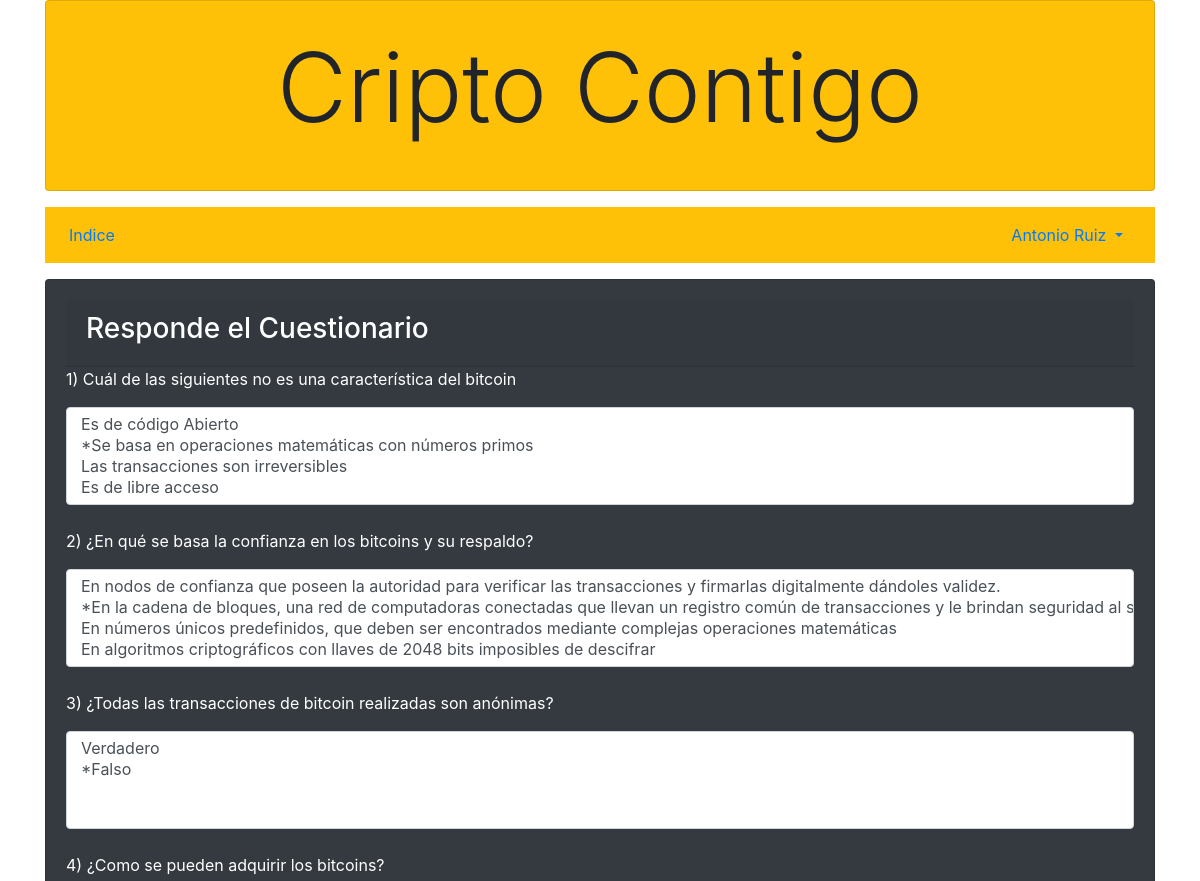
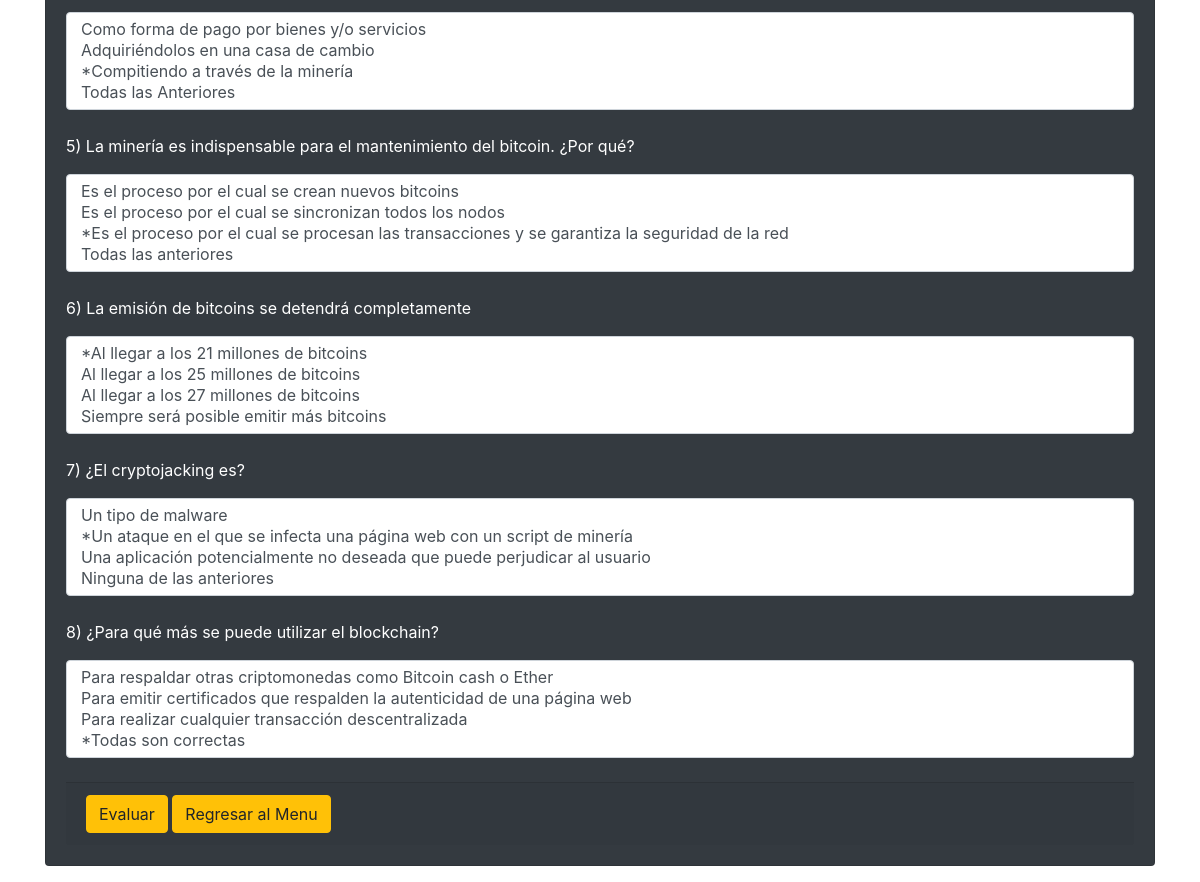
The page /evaluacion.php (signed in) on the database its author committed (2 pictures, top to bottom).
### tables this page shows
CREATE TABLE `cuestionario` (
  `idpregunta` int(11) NOT NULL,
  `pregunta` text NOT NULL,
  `respuesta1` text NOT NULL,
  `respuesta2` text NOT NULL,
  `respuesta3` text NOT NULL,
  `respuesta4` text NOT NULL,
  `correcta` int(11) NOT NULL
);

### evaluacion.php (the view, shortened to what this page needs)
    <?php include 'encabezado.php'; ?>
    <?php include 'usuario.php'; ?>
    <?php
      $base=getPDO();
    ?>
    <div class="card bg-dark mb-3">
      <div class="card-body text-white">
        <div class="card-header"><h3>Responde el Cuestionario</h3></div>
         <form action='evaluacion.php' method='POST'>
            <?php
              $conexion = $base->query("SELECT * FROM cuestionario");
              $registros = $conexion->fetchAll(PDO::FETCH_OBJ);
              $lineas=1;
              foreach($registros as $preguntas):?>
                  <p><?php echo $preguntas->pregunta?></p>
                  <select class="custom-select" size="4" id="pregunta1" name="<?php echo 'respuesta'.$lineas?>">
                      <option value="1"><?php echo $preguntas->respuesta1?></option>
                      <option value="2"><?php echo $preguntas->respuesta2?></option>
                      <option value="3"><?php echo $preguntas->respuesta3?></option>
                      <option value="4"><?php echo $preguntas->respuesta4?></option>
                  </select>
                  <input type="hidden" id="idpregunta1" name="<?php echo 'idpregunta'.$lineas++?>" value="<?php echo $preguntas->idpregunta?>">
                  <br><br>
              <?php endforeach;
          ?>
        <div class="card-footer">
            <button class="btn btn-warning" name='guardar' value='guardar'>Evaluar </button>
            <a class="btn btn-warning" href="menu.php">Regresar al Menu</a>
        </div>
      </form>
    </div>
   </div>
</div>
<?php include 'pie.php'; ?>

### rows shown on the page
cuestionario: pregunta "1) Cuál de las siguientes no es una característica del bitcoin"
cuestionario: pregunta "2) ¿En qué se basa la confianza en los bitcoins y su respaldo?"
cuestionario: pregunta "3) ¿Todas las transacciones de bitcoin realizadas son anónimas?"
cuestionario: pregunta "4) ¿Como se pueden adquirir los bitcoins?"
cuestionario: pregunta "5) La minería es indispensable para el mantenimiento del bitcoin. ¿Por qué?"
cuestionario: pregunta "6) La emisión de bitcoins se detendrá completamente"
cuestionario: pregunta "7) ¿El cryptojacking es?"
cuestionario: pregunta "8) ¿Para qué más se puede utilizar el blockchain?"

### other values the page prints
$_SESSION["usuario"] "Antonio Ruiz"
